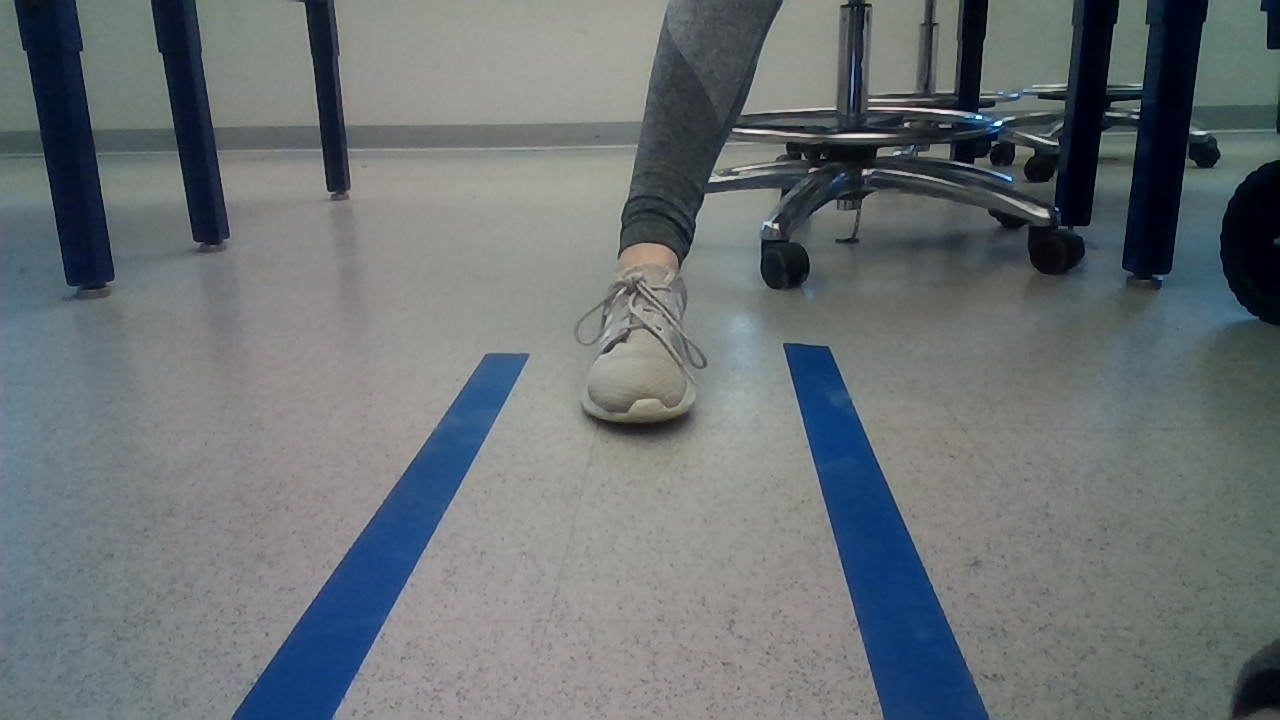
#> input picture lane_detection/raw/myTapeLanes_autoGain_dontUse.jpg, 1280 x 720 px
$ python image.py ../../raw/myTapeLanes_autoGain_dontUse.jpg
#> lines starting #> are read from the running program, lines starting #| are printed output that depends on the picture; after the words box and inside, x2 and y2 are one past the last pixel; in counts of white or black regions, pixels touching at a corner belong together
import numpy
import cv2
import math
import sys

def detect_edges(frame):
    hsv = cv2.cvtColor(frame, cv2.COLOR_BGR2HSV)
    lower_blue = numpy.array([60, 40, 40])
    upper_blue = numpy.array([150, 255, 255])
    mask = cv2.inRange(hsv, lower_blue, upper_blue)
    edges = cv2.Canny(mask, 200, 400)
    return edges
def display_lines(frame, lines, line_color=(0, 255, 0), line_width=2):
    line_image = numpy.zeros_like(frame)
    if lines is not None:
        for line in lines:
            for x1, y1, x2, y2 in line:
                cv2.line(line_image, (x1, y1), (x2, y2), line_color, line_width)
    line_image = cv2.addWeighted(frame, 0.8, line_image, 1, 1)
    return line_image
def region_of_interest(edges):
    height, width = edges.shape
    mask = numpy.zeros_like(edges)

    # only focus bottom half of the screen
    polygon = numpy.array([[
        (0, height * 1 / 2),
        (width, height * 1 / 2),
        (width, height),
        (0, height),
    ]], numpy.int32)

    cv2.fillPoly(mask, polygon, 255)
    cropped_edges = cv2.bitwise_and(edges, mask)
    return cropped_edges
def detect_line_segments(cropped_edges):
    # tuning min_threshold, minLineLength, maxLineGap is a trial and error process by hand
    rho = 1  # distance precision in pixel, i.e. 1 pixel
    angle = numpy.pi / 180  # angular precision in radian, i.e. 1 degree
    min_threshold = 10  # minimal of votes
    line_segments = cv2.HoughLinesP(cropped_edges, rho, angle, min_threshold,
                                    numpy.array([]), minLineLength=8, maxLineGap=4)

    return line_segments
def make_points(frame, line):
    height, width, _ = frame.shape
    slope, intercept = line
    y1 = height  # bottom of the frame
    y2 = int(y1 * 1 / 2)  # make points from middle of the frame down

    # bound the coordinates within the frame
    x1 = max(-width, min(2 * width, int((y1 - intercept) / slope)))
    x2 = max(-width, min(2 * width, int((y2 - intercept) / slope)))
    return [[x1, y1, x2, y2]]

def average_slope_intercept(frame, line_segments):
    """
    This function combines line segments into one or two lane lines
    If all line slopes are < 0: then we only have detected left lane
    If all line slopes are > 0: then we only have detected right lane
    """
    lane_lines = []
    if line_segments is None:
        return lane_lines

    height, width, _ = frame.shape
    left_fit = []
    right_fit = []

    boundary = 1/3
    left_region_boundary = width * (1 - boundary)  # left lane line segment should be on left 2/3 of the screen
    right_region_boundary = width * boundary # right lane line segment should be on left 2/3 of the screen

    for line_segment in line_segments:
        for x1, y1, x2, y2 in line_segment:
            if x1 == x2:
                continue
            fit = numpy.polyfit((x1, x2), (y1, y2), 1)
            slope = fit[0]
            intercept = fit[1]
            if slope < 0:
                if x1 < left_region_boundary and x2 < left_region_boundary:
                    left_fit.append((slope, intercept))
            else:
                if x1 > right_region_boundary and x2 > right_region_boundary:
                    right_fit.append((slope, intercept))

    left_fit_average = numpy.average(left_fit, axis=0)
    if len(left_fit) > 0:
        lane_lines.append(make_points(frame, left_fit_average))

    right_fit_average = numpy.average(right_fit, axis=0)
    if len(right_fit) > 0:
        lane_lines.append(make_points(frame, right_fit_average))

    return lane_lines
def detect_lane(frame):

    edges = detect_edges(frame)
    cropped_edges = region_of_interest(edges)
    line_segments = detect_line_segments(cropped_edges)
    lane_lines = average_slope_intercept(frame, line_segments)

    return lane_lines
def display_heading_line(frame, steering_angle, line_color=(0, 0, 255), line_width=5 ):
    heading_image = numpy.zeros_like(frame)
    height, width, _ = frame.shape

    # figure out the heading line from steering angle
    # heading line (x1,y1) is always center bottom of the screen
    # (x2, y2) requires a bit of trigonometry

    steering_angle_radian = steering_angle / 180.0 * math.pi
    x1 = int(width / 2)
    y1 = height
    x2 = int(x1 - height / 2 / math.tan(steering_angle_radian))
    y2 = int(height / 2)

    cv2.putText(frame, f"{steering_angle} deg", (int(width/2) - 40, y2-10), cv2.FONT_HERSHEY_SIMPLEX, 1, (0, 0, 0), 1, cv2.LINE_AA)
    cv2.line(heading_image, (x1, y1), (x2, y2), line_color, line_width)
    heading_image = cv2.addWeighted(frame, 0.8, heading_image, 1, 1)

    return heading_image
def stabilize_steering_angle(
          curr_steering_angle,
          new_steering_angle,
          num_of_lane_lines,
          max_angle_deviation_two_lines=5,
          max_angle_deviation_one_lane=1):
    """
    Using last steering angle to stabilize the steering angle
    if new angle is too different from current angle,
    only turn by max_angle_deviation degrees
    """
    if num_of_lane_lines == 2 :
        # if both lane lines detected, then we can deviate more
        max_angle_deviation = max_angle_deviation_two_lines
    else :
        # if only one lane detected, don't deviate too much
        max_angle_deviation = max_angle_deviation_one_lane

    angle_deviation = new_steering_angle - curr_steering_angle
    if abs(angle_deviation) > max_angle_deviation:
        stabilized_steering_angle = int(curr_steering_angle
            + max_angle_deviation * angle_deviation / abs(angle_deviation))
    else:
        stabilized_steering_angle = new_steering_angle
    return stabilized_steering_angle

def getMp4Colorless(name: str, fps: int) -> cv2.VideoWriter:
    return cv2.VideoWriter(
        filename = f"{name}_{fps}fps.mp4",
        fourcc = cv2.VideoWriter_fourcc(*'X264'),
        fps = fps,
        frameSize = (640,480),
        isColor = False)

def getMp4Color(name: str, fps: int) -> cv2.VideoWriter:
    return cv2.VideoWriter(
        filename = f"{name}_{fps}fps.mp4",
        fourcc = cv2.VideoWriter_fourcc(*'X264'),
        fps = fps,
        frameSize = (640,480),
        isColor = True)


frame = cv2.imread(sys.argv[1])
#> frame is the input picture: shape (720, 1280, 3); mean B, G, R 116.3, 113.3, 106.5
lane_lines = detect_lane(frame)
#> in detect_edges, `hsv = cv2.cvtColor(frame, cv2.COLOR_BGR2HSV)`: hsv: shape (720, 1280, 3); mean H, S, V 70.5, 45.7, 119.7
#> in detect_edges, `mask = cv2.inRange(hsv, lower_blue, upper_blue)`:
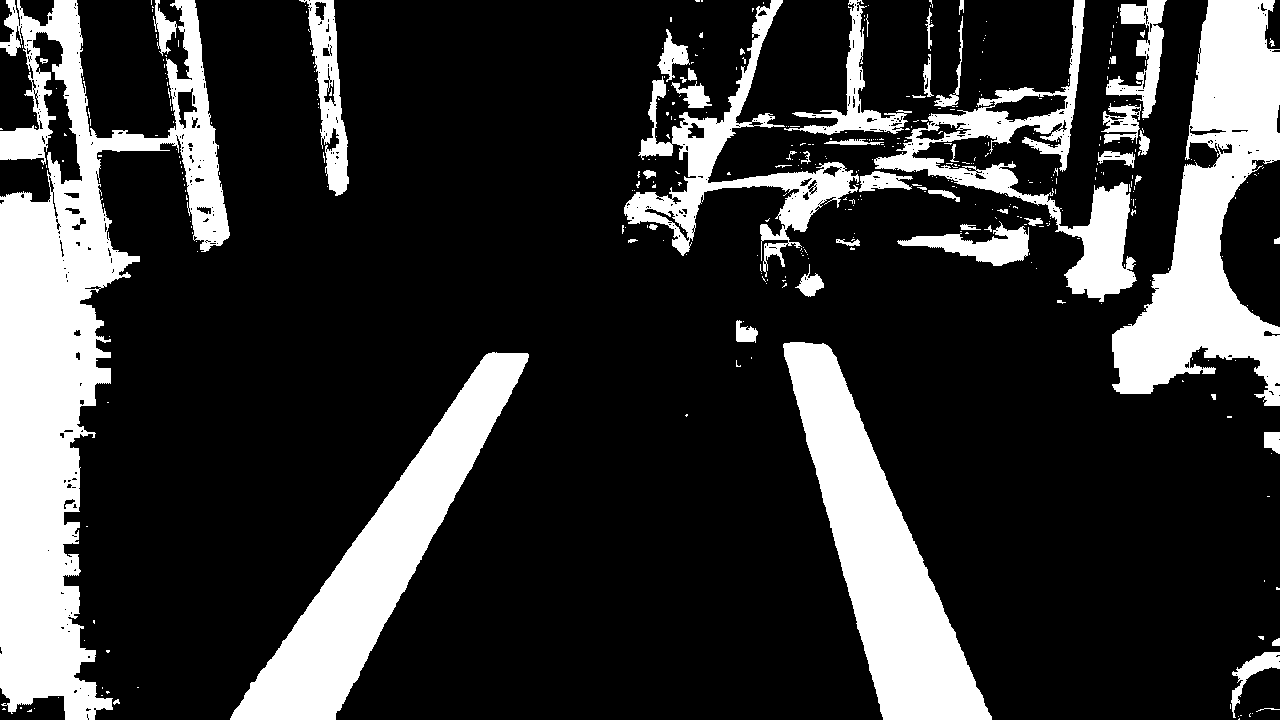
#> mask: shape (720, 1280); 21.4% white; 405 white regions (349 under 20 px), largest, box (x1, y1, x2, y2) and area: (0, 0, 230, 720) 62202, (1112, 0, 1280, 406) 31145, (783, 342, 992, 720) 29394
#> in detect_edges, `edges = cv2.Canny(mask, 200, 400)`: edges: shape (720, 1280); 2.3% white in thin lines or dots
#> in region_of_interest, `cv2.fillPoly(mask, polygon, 255)`: mask: shape (720, 1280); 50% white; 1 white region, box (x1, y1, x2, y2) and area: (0, 360, 1280, 720) 460800
#> in region_of_interest, `cropped_edges = cv2.bitwise_and(edges, mask)`:
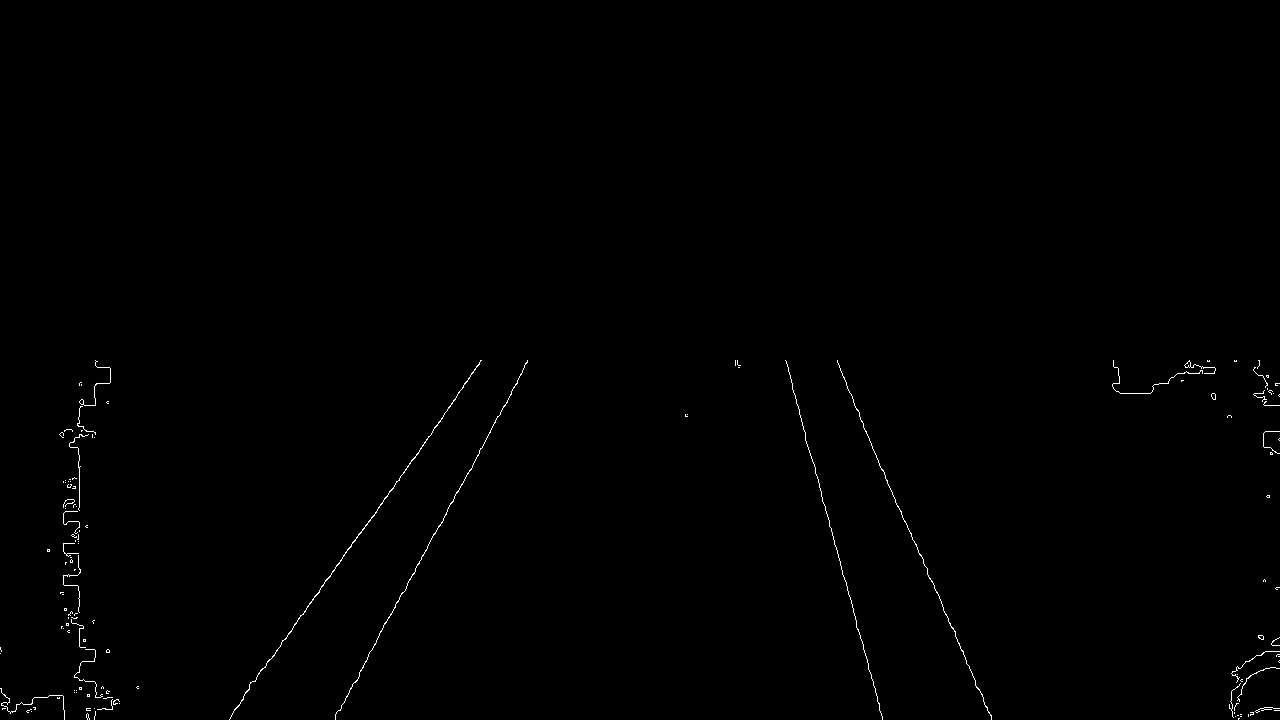
#> cropped_edges: shape (720, 1280); 0.39% white in thin lines or dots, all inside (x1, y1, x2, y2) = (0, 360, 1280, 720)
#> in detect_line_segments, `line_segments = cv2.HoughLinesP(cropped_edges, rho, angle, min_thresho..`: line_segments = 114 rows, first 6: [824, 504, 871, 678], [885, 477, 919, 554], [302, 614, 368, 521], [361, 532, 457, 395], [410, 579, 415, 570], [946, 614, 952, 628]
#> the loop in average_slope_intercept, `for line_segment in line_segments:` made 114 passes
#> line_segment on passes 1 to 12: [[824, 504, 871, 678]], [[885, 477, 919, 554]], [[302, 614, 368, 521]], [[361, 532, 457, 395]], [[410, 579, 415, 570]], [[946, 614, 952, 628]], [[270, 659, 301, 615]], [[78, 567, 78, 553]], [[79, 646, 79, 625]], [[444, 516, 490, 432]], [[359, 673, 402, 592]], [[786, 361, 809, 452]]
#> after the loop in average_slope_intercept, `for line_segment in line_segments:`: left_fit = 39 pairs, first value -9 to -6.37e-16, second value 367 to 1449.5; right_fit = 36 pairs, first value 1.21e-16 to 14, second value -15284 to 709
#> in average_slope_intercept, `left_fit_average = numpy.average(left_fit, axis=0)`: left_fit_average = [-1.91, 1031.3]
#> in make_points, `slope, intercept = line`: slope = -1.91; intercept = 1031.3
#> in make_points, `x1 = max(-width, min(2 * width, int((y1 - intercept) / slope)))`: x1 = 163
#> in make_points, `x2 = max(-width, min(2 * width, int((y2 - intercept) / slope)))`: x2 = 351
#> in average_slope_intercept, `right_fit_average = numpy.average(right_fit, axis=0)`: right_fit_average = [2.66, -2097.6]
#> in detect_lane, `lane_lines = average_slope_intercept(frame, line_segments)`: lane_lines = [[[163, 720, 351, 360]], [[1060, 720, 925, 360]]]
#> lane_lines = [[[163, 720, 351, 360]], [[1060, 720, 925, 360]]]
height, width, _ = frame.shape
#> height = 720; width = 1280

#2 lane detected
_, _, left_x2, _ = lane_lines[0][0]
#> left_x2 = 351
_, _, right_x2, _ = lane_lines[1][0]
#> right_x2 = 925
mid = int(width / 2)
#> mid = 640
x_offset = (left_x2 + right_x2) / 2 - mid
#> x_offset = -2
y_offset = int(height / 2)
#> y_offset = 360

#Only 1 lane detected
# x1, _, x2, _ = lane_lines[0][0]
# x_offset = x2 - x1
# y_offset = int(height / 2)

angle_to_mid_radian = math.atan(x_offset / y_offset)  # angle (in radian) to center vertical line
#> angle_to_mid_radian = -0.00556
angle_to_mid_deg = int(angle_to_mid_radian * 180.0 / math.pi)  # angle (in degrees) to center vertical line
#> angle_to_mid_deg = 0
steering_angle = angle_to_mid_deg + 90  # this is the steering angle needed by picar front wheel
#> steering_angle = 90

lane_lines_image = display_lines(frame, lane_lines)
#> the loop in display_lines, `for line in lines:` made 2 passes
#> in display_lines, `line_image = cv2.addWeighted(frame, 0.8, line_image, 1, 1)`:
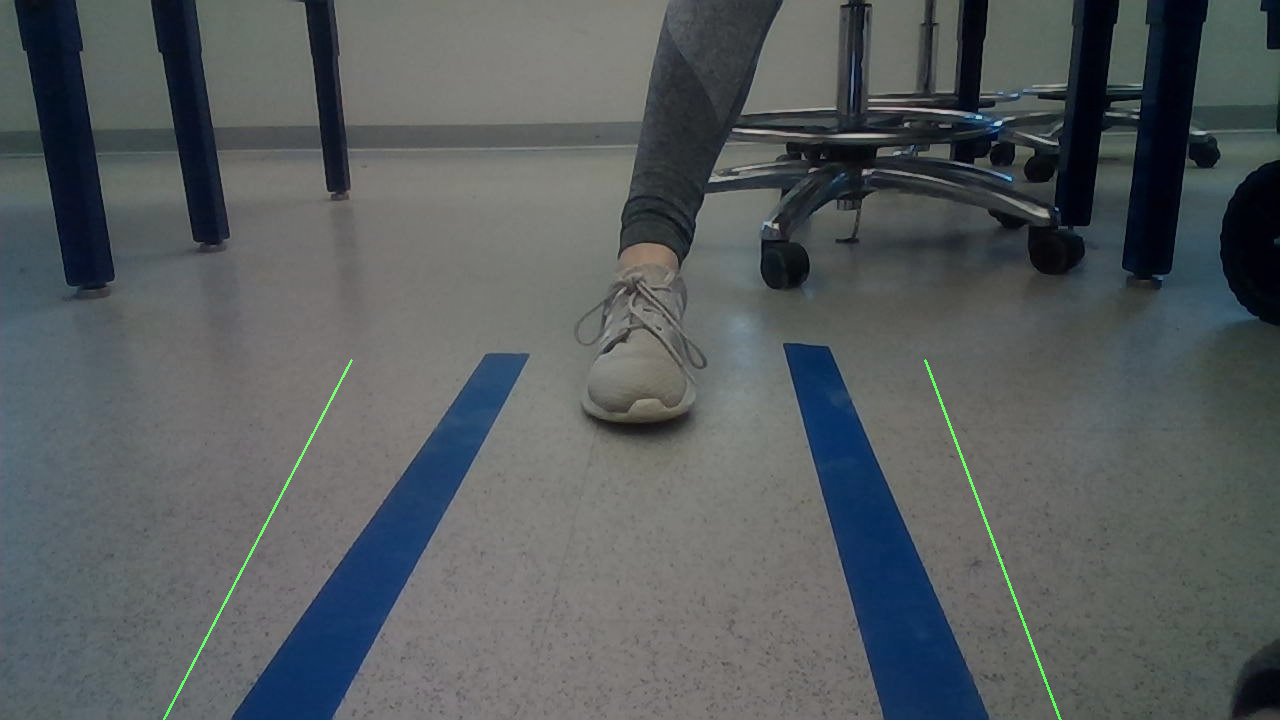
#> line_image: shape (720, 1280, 3); mean B, G, R 94.1, 91.9, 86.2
cv2.imshow("lane lines", lane_lines_image)
cv2.imshow("", display_heading_line(frame, steering_angle))
#> in display_heading_line, `steering_angle_radian = steering_angle / 180.0 * math.pi`: steering_angle_radian = 1.57
#> in display_heading_line, `x2 = int(x1 - height / 2 / math.tan(steering_angle_radian))`: x2 = 640
#> in display_heading_line, `cv2.putText(frame, f"{steering_angle} deg", (int(width/2) - 40, y2-10)..`:
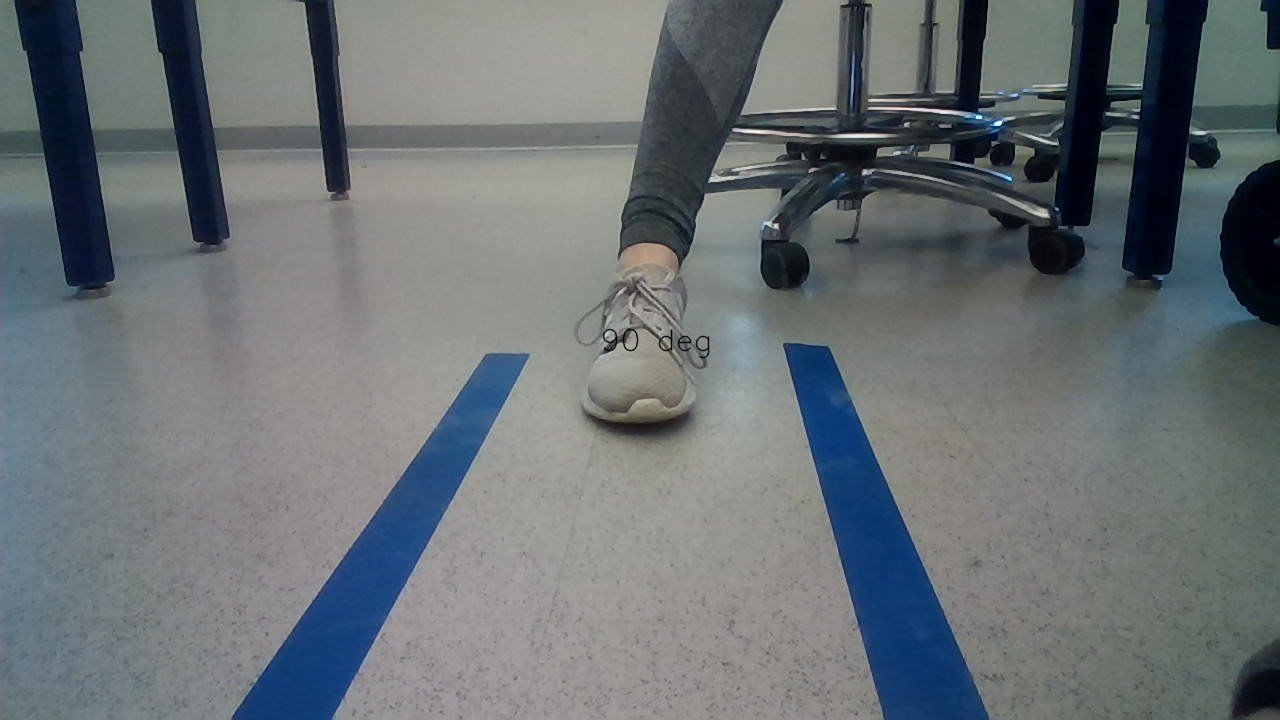
#> frame: shape (720, 1280, 3); 0.08% of pixels changed, all inside (x1, y1, x2, y2) = (602, 328, 710, 359)
cv2.waitKey(0)

$ run again, on lane_detection/raw/tutorialTapeLanes.jpeg
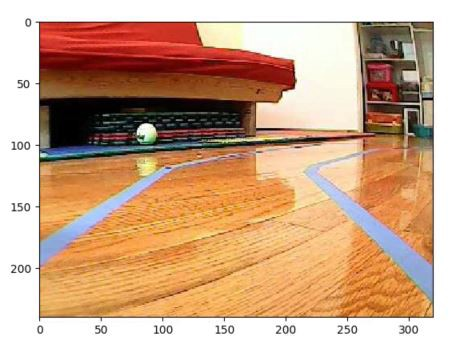
#> input picture lane_detection/raw/tutorialTapeLanes.jpeg, 450 x 345 px
#> frame is the input picture: shape (345, 450, 3); mean B, G, R 132.5, 163, 202.7
#> hsv: shape (345, 450, 3); mean H, S, V 23.5, 104.5, 205.3
#> edges: shape (345, 450); 1.1% white in thin lines or dots, all inside (x1, y1, x2, y2) = (38, 38, 434, 297)
#> in region_of_interest, `cv2.fillPoly(mask, polygon, 255)`:
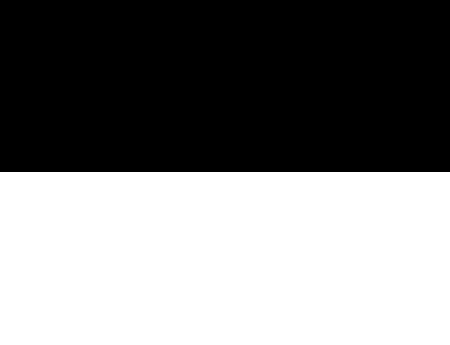
#> mask: shape (345, 450); 50.1% white; 1 black region, box (x1, y1, x2, y2) and area: (0, 0, 450, 172) 77400
#> cropped_edges: shape (345, 450); 0.5% white in thin lines or dots, all inside (x1, y1, x2, y2) = (38, 172, 434, 297)
#> in detect_line_segments, `line_segments = cv2.HoughLinesP(cropped_edges, rho, angle, min_thresho..`: line_segments = 31 rows, first 6: [341, 206, 393, 256], [40, 264, 75, 239], [402, 242, 432, 267], [60, 231, 115, 198], [362, 210, 380, 224], [416, 281, 429, 296]
#> the loop in average_slope_intercept, `for line_segment in line_segments:` made 31 passes
#> after the loop in average_slope_intercept, `for line_segment in line_segments:`: left_fit = [(-0.714, 292.6), (-0.6, 267), (-0.692, 286.7), (-0.7, 289.1), (-0.619, 269.6), (-0.591, 267), (-0.8, 299), (-0.765, 296.8), (-0.733, 293), (-0.733, 292.9), (-0.643, 279.4), (-0.579, 267.2), (-0.75, 295)]; right_fit = [(0.962, -121.9), (0.833, -93), (0.778, -71.56), (1.15, -199), (0.667, -31.67), (0.9, -104.1), (0.7, -40.1), (0.722, -52.5), (0.857, -88.43), (1.15, -197.8), (0.824, -89.94), (0.697, -43.61), (1, -136), (1.04, -151), (0.667, -28.67), (1, -135)]
#> left_fit_average = [-0.686, 284.2]
#> slope = -0.686; intercept = 284.2
#> in make_points, `x1 = max(-width, min(2 * width, int((y1 - intercept) / slope)))`: x1 = -88
#> in make_points, `x2 = max(-width, min(2 * width, int((y2 - intercept) / slope)))`: x2 = 163
#> right_fit_average = [0.872, -99.02]
#> in detect_lane, `lane_lines = average_slope_intercept(frame, line_segments)`: lane_lines = [[[-88, 345, 163, 172]], [[509, 345, 310, 172]]]
#> left_x2 = 163
#> right_x2 = 310
#> x_offset = 11.5
#> angle_to_mid_radian = 0.0668
#> angle_to_mid_deg = 3
#> steering_angle = 93
#> the loop in display_lines, `for line in lines:` made 2 passes
#> steering_angle_radian = 1.62
#> in display_heading_line, `x2 = int(x1 - height / 2 / math.tan(steering_angle_radian))`: x2 = 234
#> frame: shape (345, 450, 3); 0.48% of pixels changed, all inside (x1, y1, x2, y2) = (187, 140, 295, 171)
#> in display_heading_line, `heading_image = cv2.addWeighted(frame, 0.8, heading_image, 1, 1)`:
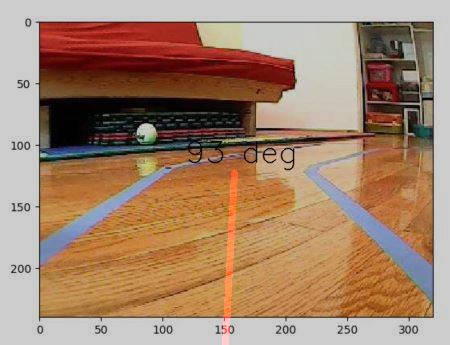
#> heading_image: shape (345, 450, 3); mean B, G, R 106.8, 131.1, 163.3
